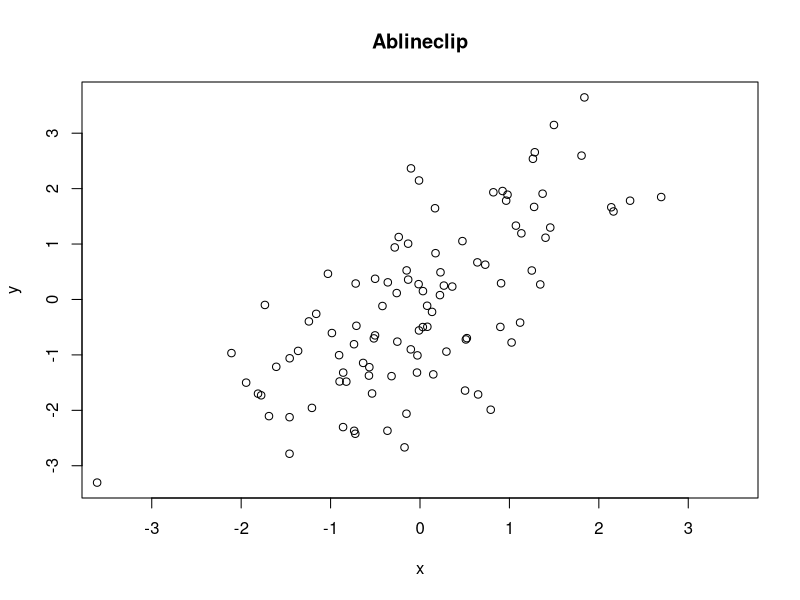

The R source for this figure: (Note: this script raises an error after producing the figure.)
# The plotrix demo in roughly alphabetical order
# Press <Enter> to advance through the demo,
# Ctrl-C (Linux) or Esc (Windows) to exit
par(ask=TRUE)
x <- rnorm(100)
y <- x + rnorm(100)
lmfit <- lm(y~x)
plot(x,y,xlim=c(-3.5,3.5),main="Ablineclip")
ablineclip(lmfit,x1=-2,x2=2,lty=2)
ablineclip(h=0,x1=-2,x2=2,lty=3,col="red")
ablineclip(v=0,y1=-2.5,y2=1.5,lty=4,col="green")
testdf<-data.frame(Before=c(10,7,5),During=c(8,6,2),After=c(5,3,4))
rownames(testdf)<-c("Red","Green","Blue")
barp(testdf,main="Test addtable2plot",ylab="Value",
 names.arg=colnames(testdf),col=2:4)
addtable2plot(2,8,testdf,bty="o",display.rownames=TRUE,hlines=TRUE,
 title="The table")
plot(0,xlim=c(1,5),ylim=c(1,5),main="Arctext",xlab="",ylab="",
 type="n")
arctext("bendy like spaghetti",center=c(3,3),col="blue")
arctext("bendy like spaghetti",center=c(3,3),radius=1.5,start=pi,cex=2)
arctext("bendy like spaghetti",center=c(3,3),radius=0.5,
 start=pi/2,stretch=1.2)
plot(3:10,main="Axis break test")
# put a break at the default axis and position
axis.break()
axis.break(2,2.9,style="zigzag")
twogrp<-c(rnorm(10)+4,rnorm(10)+20)
gap.plot(twogrp,gap=c(8,16),xlab="Index",ylab="Group values",
 main="Two separated groups with gap axis break",
 col=c(rep(2,10),rep(3,10)),ytics=c(3,5,18,20))
legend(12,6,c("Low group","High group"),pch=1,col=2:3)
plot(1:10*0.001,1:10*100,axes=FALSE,xlab="",ylab="",main="Axis multipliers")
box()
axis.mult(1,mult=0.001)
axis.mult(2,mult=100)
cat1<-sample(LETTERS[1:4],40,TRUE)
cat2<-paste(cat1,sample(1:4,40,TRUE),sep="")
cat3<-paste(cat2,sample(letters[1:4],40,TRUE),sep="")
hcats<-data.frame(cat1,cat2,cat3)
barhier(hcats,col=c("#ff8080","#dddd80","#80ff80","#8080ff"),
 main="Hierarchical count chart",fade=TRUE)
par(mar=c(5,5,4,2))
happyday<-data.frame(Monday=c(2.3,3.4),Tuesday=c(2.8,3.3),Wednesday=c(3.2,3.1),
Thursday=c(3.6,2.8),Friday=c(4.2,2.6),Saturday=c(4.5,2.9),Sunday=c(4.1,2.8))
happylabels<-c("Utterly dashed","Rather mopey","Indifferent","Somewhat elated",
 "Euphoric")
barp(happyday,names.arg=names(happyday),legend.lab=c("Slaves","Unemployed"),
 legend.pos="e",col=c("#ee7700","#3333ff"),
 main="Test of barp, staxlab and color.legend",
 xlab="Day of week",ylab="Happiness rating",ylim=c(1,5),staxx=TRUE,staxy=TRUE,
 height.at=1:5,height.lab=happylabels,cex.axis=0.9,cylindrical=TRUE,
 shadow=TRUE)
par(mar=c(5,4,4,2))
h1<-table(cut(rnorm(100,4),breaks=seq(0,8,by=2)))
h2<-table(cut(rnorm(100,4),breaks=seq(0,8,by=2)))
h3<-table(cut(rnorm(100,4),breaks=seq(0,8,by=2)))
hmat<-matrix(c(h1,h2,h3),nrow=3,byrow=TRUE)
barp(hmat,names.arg=names(h1),width=0.45,col=2:4,
 main="Multiple histogram using barp",xlab="Bins",ylab="Frequency")
legend(3.8,50,c("h1","h2","h3"),fill=2:4)
x<-rnorm(10)
y<-rnorm(10)
plot(x,y,type="p",main="Boxed.labels")
nums<-c("one","two","three","four","five","six","seven","eight","nine","ten")
boxed.labels(x,y-0.1,nums)
test.df<-data.frame(a=rnorm(80)+4,b=rnorm(80)+4,c=rep(LETTERS[1:4],each=20),
 d=rep(rep(letters[1:4],each=4),5))
bp<-brkdn.plot("a","c","d",test.df,main="Test of brkdn.plot",
 mct="median",md="mad",xlab="Temperature range", ylab="Cognition",
 xaxlab=c("10-15","16-20","21-25","25-30"),pch=1:4,lty=1:4,col=1:4)
es<-emptyspace(bp)
legend(es,legend=c("Sydney","Gosford","Karuah","Brisbane"),pch=1:4,
 col=1:4,lty=1:4,xjust=0.5,yjust=0.5)
testcp<-list("",40)
for(i in 1:40) testcp[[i]]<-rnorm(sample(1:8,1)*50)
segs<-get.segs(testcp)
centipede.plot(segs,main="Centipede plot",vgrid=0)
xy.mat<-cbind(sample(1:10,200,TRUE),sample(1:10,200,TRUE))
clusteredpoints<-
 cluster.overplot(xy.mat,col=rep(c("red","green"),each=100))
plot(clusteredpoints,col=clusteredpoints$col,
 main="Cluster overplot test")
xy.mat<-cbind(sample(1:10,200,TRUE),sample(1:10,200,TRUE))
count.overplot(xy.mat,main="Count overplot test",
 xlab="X values",ylab="Y values")
 par(mar=c(7,4,4,6))
testcol<-color.gradient(c(0,1),0,c(1,0),nslices=5)
col.labels<-c("Cold","Warm","Hot")
color2D.matplot(matrix(rnorm(100),nrow=10),c(1,0),0,c(0,1),
 main="Test color2D.matplot with color.legend")
color.legend(11,6,11.8,9,col.labels,testcol,gradient="y")
color.legend(10.2,2,11,5,col.labels,testcol,align="rb",gradient="y")
color.legend(0.5,-2,3.5,-1.2,col.labels,testcol)
color.legend(7,-1.8,10,-1,col.labels,testcol,align="rb",col=testcol[c(1,3,5)])
par(mar=c(5,4,4,2))
x<-c(0,cumsum(rnorm(99)))
y<-c(0,cumsum(rnorm(99)))
xydist<-sqrt(x*x+y*y)
plot(x,y,main="Random walk plot (color.scale.lines)",xlab="X",ylab="Y",type="n")
color.scale.lines(x,y,c(1,1,0),0,c(0,1,1),colvar=xydist,lwd=2)
boxed.labels(x,y,labels=1:100,border=FALSE,cex=0.5)
testlen<-rnorm(24)*2+5
testpos<-0:23+rnorm(24)/4
clock24.plot(testlen[7:19],testpos[7:19],
 main="Test Clock24 daytime (symbols)",
 point.col="blue",rp.type="s",lwd=3)
par(mar=c(5,4,4,2))
x<-seq(1,100)
y<-sin(x/5)+x/20
clplot(x,y,main="Clplot")
data(mtcars)
mysubset<-mtcars[substr(dimnames(mtcars)[[1]],1,1)=="M",c("mpg","hp","wt","disp")]
diamondplot(mysubset,name="Diamondplot")
plot(1:10, asp = 1,main="Test draw.arc")
draw.arc(5, 5, 1:10/10, deg2 = 1:10*10, col = "blue")
draw.arc(8, 8, 1:10/10, deg2 = 1:10*10, col = 1:10)
plot(1:5,seq(1,10,length=5),type="n",xlab="",ylab="",main="Test draw.circle")
draw.circle(2,2,0.5,border="purple",lty=1,lwd=1)
draw.circle(2.5,8,0.6,border="red",lty=3,lwd=3)
draw.circle(4,3,0.7,border="green",lty=1,lwd=1)
draw.circle(3.5,7,0.8,border="blue",lty=2,lwd=2)
x<-rnorm(10)
y<-rnorm(10)
plot(x,y,main="Find the empty space",xlab="X",ylab="Y")
es<-emptyspace(x,y)
boxed.labels(es,labels="Here is the\nempty space")
iucn.df<-data.frame(area=c("Africa","Asia","Europe","N&C America",
 "S America","Oceania"),threatened=c(5994,7737,1987,4716,5097,2093))
fan.plot(iucn.df$threatened,max.span=pi,
 labels=paste(iucn.df$area,iucn.df$threatened,sep="-"),
 main="Threatened species by geographical area (fan.plot)",ticks=276)
feather.plot(0.6+rnorm(8)/5,seq(0,7*pi/4,by=pi/4),1:8,
 main="Test of feather.plot",xlab="Time",ylab="Value")
plot(1:5,type="n",main="Floating Pie test",xlab="",ylab="",axes=FALSE)
box()
polygon(c(0,0,5.5,5.5),c(0,3,3,0),border="#44aaff",col="#44aaff")
floating.pie(1.7,3,c(2,4,4,2,8),radius=0.5,
 col=c("#ff0000","#80ff00","#00ffff","#44bbff","#8000ff"))
floating.pie(3.1,3,c(1,4,5,2,8),radius=0.5,
 col=c("#ff0000","#80ff00","#00ffff","#44bbff","#8000ff"))
floating.pie(4,1.5,c(3,4,6,7),radius=0.5,
 col=c("#ff0066","#00cc88","#44bbff","#8000ff"))
draw.circle(3.9,2.1,radius=0.04,col="white")
draw.circle(3.9,2.1,radius=0.04,col="white")
draw.circle(3.9,2.1,radius=0.04,col="white")
draw.circle(4,2.3,radius=0.04,col="white")
draw.circle(4.07,2.55,radius=0.04,col="white")
draw.circle(4.03,2.85,radius=0.04,col="white")
text(c(1.7,3.1,4),c(3.7,3.7,3.7),c("Pass","Pass","Fail"))
Ymd.format<-"%Y/%m/%d"
gantt.info<-list(labels=
 c("First task","Second task","Third task","Fourth task","Fifth task"),
 starts=
 as.POSIXct(strptime(
 c("2004/01/01","2004/02/02","2004/03/03","2004/05/05","2004/09/09"),
 format=Ymd.format)),
 ends=
 as.POSIXct(strptime(
 c("2004/03/03","2004/05/05","2004/05/05","2004/08/08","2004/12/12"),
 format=Ymd.format)),
 priorities=c(1,2,3,4,5))
vgridpos<-as.POSIXct(strptime(c("2004/01/01","2004/02/01","2004/03/01",
 "2004/04/01","2004/05/01","2004/06/01","2004/07/01","2004/08/01",
 "2004/09/01","2004/10/01","2004/11/01","2004/12/01"),format=Ymd.format))
vgridlab<-
 c("Jan","Feb","Mar","Apr","May","Jun","Jul","Aug","Sep","Oct","Nov","Dec")
gantt.chart(gantt.info,main="Calendar date Gantt chart (2004)",
 priority.legend=TRUE,vgridpos=vgridpos,vgridlab=vgridlab,hgrid=TRUE)
twogrp<-c(rnorm(10)+4,rnorm(10)+20)
gap.barplot(twogrp,gap=c(8,16),xlab="Index",ytics=c(3,6,17,20),
 ylab="Group values",main="gap.barplot")
twovec<-list(vec1=c(rnorm(30),-6),vec2=c(sample(1:10,40,TRUE),20))
gap.boxplot(twovec,gap=list(top=c(12,18),bottom=c(-5,-3)),
 main="Test gap.boxplot")
twogrp<-c(rnorm(5)+4,rnorm(5)+20,rnorm(5)+5,rnorm(5)+22)
gpcol<-c(2,2,2,2,2,3,3,3,3,3,4,4,4,4,4,5,5,5,5,5)
gap.plot(twogrp,gap=c(8,16),xlab="Index",ylab="Group values",
 main="Test gap.plot",col=gpcol)
plot(0:10,type="n",axes=FALSE,main="gradient.rect")
gradient.rect(1,0,3,6,reds=c(1,0),
 greens=c(seq(0,1,length=10),seq(1,0,length=10)),
 blues=c(0,1),gradient="y")
gradient.rect(4,0,6,6,c(seq(0,1,length=10),rep(1,10)),
 c(rep(1,10),seq(1,0,length=10)),c(0,0),gradient="y")
gradient.rect(7,0,9,6,col=smoothColors("red",38,"blue"),border=NA)
test.df<-data.frame(Age=rnorm(100,25,10),
 Sex=sample(c("M","F"),100,TRUE),
 Marital=sample(c("M","X","S","W"),100,TRUE),
 Employ=sample(c("FT","PT","NO"),100,TRUE))
test.col<-list(Overall="green",Employ=c("purple","orange","brown"),
 Marital=c("#1affd8","#caeecc","#f7b3cc","#94ebff"),Sex=c(2,4))
hierobarp(formula=Age~Sex+Marital+Employ,data=test.df,main="Hierobarp",
 col=test.col,showall=TRUE)
druguse<-matrix(c(sample(c(0,1),200,TRUE),
 sample(c(0,1),200,TRUE),
 sample(c(0,1),200,TRUE),
 sample(c(0,1),200,TRUE)),ncol=4)
colnames(druguse)<-c("Alc","Tob","THC","Amp")
druglist<-makeIntersectList(druguse)
intersectDiagram(druglist)
l <- list(runif(10)*10,1:10,c(1,1,1,1,4,8))
multhist(l,main="Test of multhist")
windagg<-matrix(c(8,0,0,0,0,0,0,0,4,6,2,1,6,3,0,4,2,8,5,3,5,2,1,1,
 5,5,2,4,1,4,1,2,1,2,4,0,3,1,3,1),nrow=5,byrow=TRUE)
oz.windrose(windagg,legend.pos=-27,main="Australian BoM wind rose")
pieval<-c(2,4,6,8)
pielabels<-
 c("We hate\n pies","We oppose\n  pies","We don't\n  care","We just love pies")
pie3D(pieval,radius=0.9,labels=pielabels,explode=0.1,main="3D PIE OPINIONS")
sex<-sample(c("M","F"),100,TRUE)
hair<-sample(c("Blond","Black","Brown","Red"),100,TRUE)
eye<-sample(c("Blue","Black","Brown","Green"),100,TRUE)
charac<-data.frame(sex=sex,hair=hair,eye=eye)
characlist<-makeDendrite(charac)
plot.dendrite(characlist,names(charac),
 main="Dendrogram of sex, hair and eye color",cex=0.8)
qnt<-rpois(365,2)
qtdates<-seq(as.Date("2007-01-01"),as.Date("2007-12-31"),by=1)
qnt[c(30,60,90,120,150,180,210,240,270,300,330,360)]<-rep(8,length.out=12)
qt.plot(qnt,as.numeric(qtdates),xlab="Number of days interval",
ylab="Standard drinks per session",main="Test qt.plot")
posmat<-matrix(sample(2:9,30,TRUE),nrow=3)
radial.plot(posmat,labels=paste("X",1:10,sep=""),rp.type="p",
 main="Spiderweb plot (radial.plot)",line.col=2:4,show.grid=FALSE,lwd=1:3,
 radial.lim=c(0,10))
x <- runif(20)
y <- runif(20)
revaxis(x,y,yside=4,main="Test revaxis")
x <- c(0.1,0.1,0.1,0.1,0.1,0.2,0.2,0.2,0.2,0.3,0.3)
y <- c( 1,  1,  1,  1,  2,  2,  2,  3,  3,  4,  5 )
plot(x,y)
sizeplot(x,y,main="sizeplot")
soils.sw.percent<-data.frame(
 Sand=c(67,67,66,67,36,25,24,59,27,9,8,8,20,
 45,50,56,34,29,39,41,94,98,97,93,96,99),
 Silt=c(17,16,9,8,39,48,54,27,46,70,68,68,66,
 34,30,24,48,53,46,48,2,2,2,4,1,1),
 Clay=c(16,17,25,25,25,27,22,14,27,21,24,24,
 14,21,20,20,18,18,15,11,4,0,1,3,3,0))
soils.sw.cols <- c(1, 1, 1, 1, 2, 2, 2, 2, 2, 3, 3,
 3, 3, 4, 4, 4, 5, 5, 5, 5, 6, 6, 6, 6, 6, 6)
soils.sw.names <- c("Ardington","Astrop","Atrim",
 "Banbury","Beacon","Beckfoot")
soil.texture.uk(soils.sw.percent,
 main = "Ternary Diagram for Some Soils from South West England",
 col.lines = "black", col.names = "black", show.grid = TRUE,
 col.grid = "blue", lty.grid = 2,  pch = 16, cex = 1.0,
 col.symbols = soils.sw.cols, h1 = NA, h3 = NA, t1 = NA,
 t3 = NA , lwduk = 2, xpos = NA, ypos = NA,
 snames = NA, cexuk = 1.1)
legend("topleft", legend = soils.sw.names, col = 1:max(soils.sw.cols),
 pch = 16, cex = 1.1, title = "Location", bty = "n")
fpkids<-data.frame(Food=c("Fatty/sugary","Fruit","Starchy","Meat",
 "Proc.meat","Eggs","Fish","Dairy","Vegetables"),
 Female=c(4.21,4.22,3.98,3.57,3.55,3.46,3.34,3.26,3.13),
 Male=c(4.35,4.13,4.02,3.9,3.81,3.64,3.45,3.27,2.96))
plot(rep(1,9),fpkids$Female,xlim=c(0.8,2.2),
 ylim=range(c(fpkids$Female,fpkids$Male)),xlab="Sex",xaxt="n",
 ylab="Mean preference rating",main="Children's food preferences by sex",
 col="red")
axis(1,at=1:2,labels=c("Female","Male"))
points(rep(2,9),fpkids$Male,col="blue",pch=2)
spread.labels(rep(1:2,each=9),c(fpkids$Female,fpkids$Male),
 fpkids$Food,between=TRUE,linecol=c("red","blue"))
testx<-matrix(abs(rnorm(100)),nrow=10)
stackpoly(matrix(cumsum(testx),nrow=10),main="Test Stackpoly I",
 xaxlab=c("One","Two","Three","Four","Five",
 "Six","Seven","Eight","Nine","Ten"),border="black",staxx=TRUE)
sample_size<-c(500,-72,428,-94,334,-45,289)
totals<-c(TRUE,FALSE,TRUE,FALSE,TRUE,FALSE,TRUE)
labels<-c("Contact list","Uncontactable","","Declined","","Ineligible",
 "Final sample")
staircase.plot(sample_size,totals,labels,
 main="Acquisition of the sample (staircase.plot)",
 total.col="gray",inc.col=2:4,bg.col="#eeeebb",direction="s")
x<-rnorm(20)
y<-rnorm(20)
xlim<-range(x)
xspace<-(xlim[2]-xlim[1])/20
xlim<-c(xlim[1]-xspace,xlim[2]+xspace)
ylim<-range(y)
yspace<-(ylim[2]-ylim[1])/20
ylim<-c(ylim[1]-yspace,ylim[2]+yspace)
plotlabels<-
 c("one","two","three","four","five","six","seven","eight","nine","ten",
 "eleven","twelve","thirteen","fourteen","fifteen","sixteen","seventeen",
 "eighteen","nineteen","twenty")
plot(x=x,y=y,xlim=xlim,ylim=ylim,main="Test thigmophobe.labels")
thigmophobe.labels(x,y,plotlabels,col=c(2:6,8:12))
data(soils)
triax.return<-triax.plot(soils[1:6,],main="Test triax.plot",
 show.grid=TRUE,show.legend=TRUE,col.symbols=1:6,pch=4)
par(triax.return$oldpar)
twoord.plot(2:10,seq(3,7,by=0.5)+rnorm(9),
 1:15,rev(60:74)+rnorm(15),xlab="Sequence",
 ylab="Ascending values",rylab="Descending values")
tab.title("Test of twoord.plot and tab.title",tab.col="yellow",radius=0.5)
o<-matrix(rep(pi*seq(0.1,0.8,by=0.1),7),ncol=8,byrow=TRUE)
m<-matrix(rnorm(56)+4,ncol=8,byrow=TRUE)
plot(0,xlim=c(0.7,8.3),ylim=c(0.7,7.3),type="n",
 main="Test vector.field with lengthKey")
vectorField(o,m,vecspec="rad")
lengthKey(0.3,-0.5,c(0,5,10),0.24)
zoomInPlot(rnorm(100),rnorm(100),rxlim=c(-1,1),rylim=c(-1,1),
 zoomtitle="Zoom In Plot")
par(ask=FALSE)
